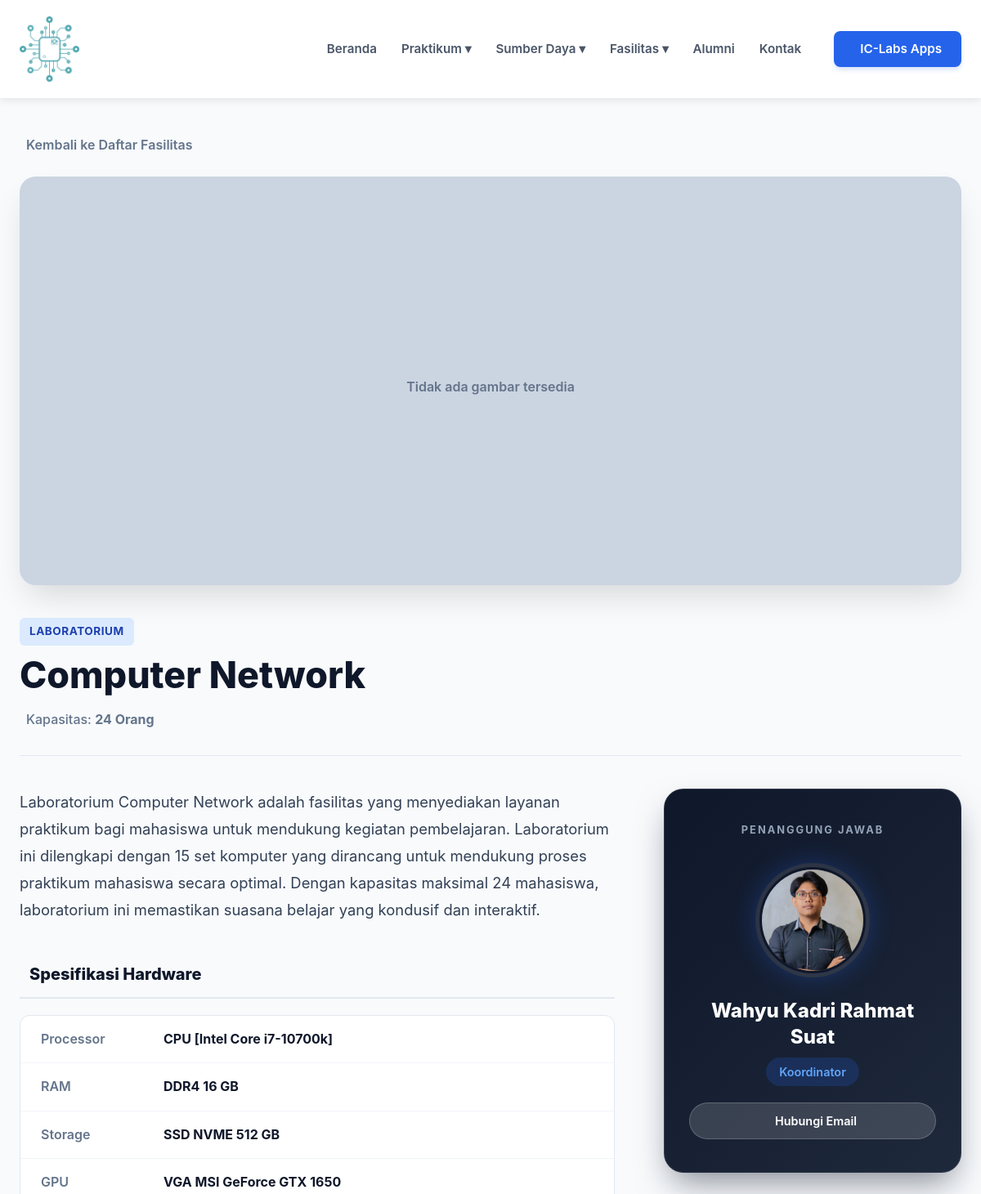
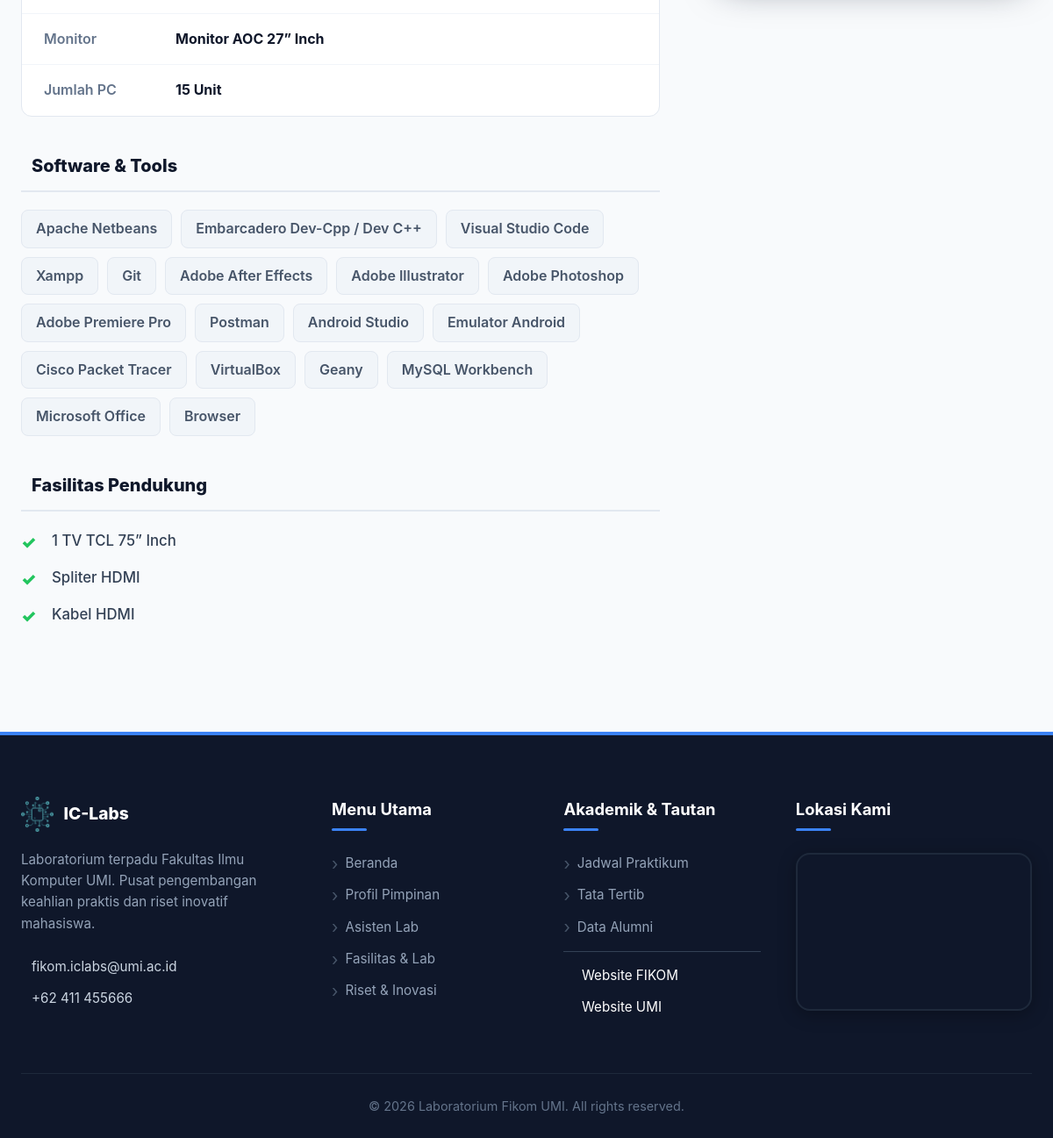
Page /public/detail_fasilitas/25 on the committed database (2 pictures, top to bottom).
### tables this page shows
CREATE TABLE `laboratorium` (
  `idLaboratorium` int(11) NOT NULL,
  `nama` varchar(100) NOT NULL,
  `jenis` enum('Laboratorium','Riset') DEFAULT 'Laboratorium',
  `idKordinatorAsisten` int(11) DEFAULT NULL,
  `deskripsi` text DEFAULT NULL,
  `gambar` varchar(255) DEFAULT NULL,
  `jumlahPc` int(11) DEFAULT NULL,
  `jumlahKursi` int(11) DEFAULT NULL,
  `lokasi` varchar(255) DEFAULT NULL,
  `kapasitas` int(11) DEFAULT 0,
  `processor` varchar(255) DEFAULT NULL,
  `ram` varchar(100) DEFAULT NULL,
  `storage` varchar(100) DEFAULT NULL,
  `gpu` varchar(255) DEFAULT NULL,
  `monitor` varchar(255) DEFAULT NULL,
  `software` text DEFAULT NULL,
  `fasilitas_pendukung` text DEFAULT NULL,
  `koordinator_nama` varchar(255) DEFAULT NULL,
  `koordinator_foto` varchar(255) DEFAULT NULL
);

CREATE TABLE `asisten` (
  `idAsisten` int(11) NOT NULL,
  `nama` varchar(100) NOT NULL,
  `jurusan` varchar(100) DEFAULT NULL,
  `jabatan` varchar(100) DEFAULT NULL,
  `kategori` varchar(50) DEFAULT NULL,
  `lab` varchar(100) DEFAULT NULL,
  `spesialisasi` varchar(255) DEFAULT NULL,
  `bio` text DEFAULT NULL,
  `skills` text DEFAULT NULL,
  `email` varchar(100) DEFAULT NULL,
  `foto` varchar(255) DEFAULT NULL,
  `statusAktif` varchar(20) DEFAULT 'Asisten',
  `isKoordinator` tinyint(1) DEFAULT 0,
  `urutanTampilan` int(11) DEFAULT 0
);

### app/views/fasilitas/detail.php (the view, shortened to what this page needs)
<?php
global $pdo;
$lab = null;
$gallery = [];
$id_lab = 0;
if (isset($data['id'])) {
    $id_lab = $data['id'];
} elseif (isset($_GET['id'])) {
    $id_lab = $_GET['id'];
} else {
    $path = parse_url($_SERVER['REQUEST_URI'], PHP_URL_PATH);
    $segments = explode('/', trim($path, '/'));
    $lastSegment = end($segments);
    if (is_numeric($lastSegment)) $id_lab = $lastSegment;
}
if ($id_lab > 0) {
    try {
        $query = "SELECT l.*, a.email as email_koordinator, a.nama as nama_asisten, a.foto as foto_asisten
                  FROM laboratorium l
                  LEFT JOIN asisten a ON l.idKordinatorAsisten = a.idAsisten
                  WHERE l.idLaboratorium = ?";
        $stmt = $pdo->prepare($query);
        $stmt->execute([$id_lab]);
        $lab = $stmt->fetch(PDO::FETCH_ASSOC);
    } catch (Exception $e) {}
}
if ($lab) {
    $hardwareData = [
        'Processor' => $lab['processor'],
        'RAM'       => $lab['ram'],
        'Storage'   => $lab['storage'],
        'GPU'       => $lab['gpu'],
        'Monitor'   => $lab['monitor'],
        'Jumlah PC' => $lab['jumlahPc'] ? $lab['jumlahPc'] . ' Unit' : null,
    ];
    $hardwareData = array_filter($hardwareData, fn($value) => !empty($value));
    $softwareList  = !empty($lab['software']) ? array_map('trim', explode(',', $lab['software'])) : [];
    $pendukungList = !empty($lab['fasilitas_pendukung']) ? array_map('trim', explode(',', $lab['fasilitas_pendukung'])) : [];
    $coordName = !empty($lab['koordinator_nama']) ? $lab['koordinator_nama'] : ($lab['nama_asisten'] ?? 'Koordinator Lab');
    $coordEmail = $lab['email_koordinator'] ?? null;
    $initials = '';
    foreach (explode(' ', $coordName) as $part) {
        if (ctype_alpha($part[0])) $initials .= strtoupper($part[0]);
        if (strlen($initials) >= 2) break;
    }
    $backLink = ($lab['jenis'] === 'Riset') ? PUBLIC_URL . '/riset' : PUBLIC_URL . '/laboratorium';
}
?>
<section class="fasilitas-section">
    <div class="container">
        <?php if ($lab) : ?>
            <a href="<?= $backLink ?>" class="btn-back">
                <i class="ri-arrow-left-line"></i> Kembali ke Daftar Fasilitas
            </a>
            <div class="slider-container" id="labSlider">
                <?php if (!empty($gallery)) : ?>
                    <div class="slider-track" id="sliderTrack">
                        <?php foreach ($gallery as $index => $img) : ?>
                            <div class="slide-item">
                                <img src="<?= $img['src'] ?>" alt="Slide <?= $index + 1 ?>">
                                <?php if(!empty($img['desc'])): ?>
                                    <div class="slide-overlay"><?= htmlspecialchars($img['desc']) ?></div>
                                <?php endif; ?>
                            </div>
                        <?php endforeach; ?>
                    </div>
                    <?php if (count($gallery) > 1) : ?>
                        <button class="slider-btn prev-btn" onclick="window.moveSlide(-1)"><i class="ri-arrow-left-s-line"></i></button>
                        <button class="slider-btn next-btn" onclick="window.moveSlide(1)"><i class="ri-arrow-right-s-line"></i></button>
                        <div class="slider-dots">
                            <?php foreach ($gallery as $index => $img) : ?>
                                <div class="dot <?= $index === 0 ? 'active' : '' ?>" onclick="window.goToSlide(<?= $index ?>)"></div>
                            <?php endforeach; ?>
                        </div>
                    <?php endif; ?>
                <?php else : ?>
                    <div class="no-image-placeholder">
                        <p style="margin-top:15px; font-weight:600;">Tidak ada gambar tersedia</p>
                    </div>
                <?php endif; ?>
            </div>
            <div class="main-info-header">
                <span class="badge-type"><?= htmlspecialchars($lab['jenis']) ?></span>
                <h1 class="main-title"><?= htmlspecialchars($lab['nama']) ?></h1>
                <div class="meta-info-row">
                    <div class="meta-item-detail">
                        <span>Kapasitas: <b><?= $lab['kapasitas'] ?> Orang</b></span>
                    </div>
                </div>
            </div>
            <div class="detail-bottom-split">
                <div class="left-details">
                    <div class="description">
                        <?= nl2br(htmlspecialchars($lab['deskripsi'] ?? 'Deskripsi belum tersedia.')) ?>
                    </div>
                    <?php if (!empty($hardwareData)) : ?>
                    <div class="spec-group">
                        <h3><i class="ri-cpu-line"></i> Spesifikasi Hardware</h3>
                        <div class="spec-list">
                            <?php foreach($hardwareData as $label => $val): ?>
                            <div class="spec-item">
                                <span class="spec-label"><?= $label ?></span>
                                <span class="spec-value"><?= htmlspecialchars($val) ?></span>
                            </div>
                            <?php endforeach; ?>
                        </div>
                    </div>
                    <?php endif; ?>
                    <?php if (!empty($softwareList)) : ?>
                    <div class="spec-group">
                        <h3><i class="ri-code-box-line"></i> Software & Tools</h3>
                        <div class="software-tags">
                            <?php foreach($softwareList as $sw): ?>
                                <span class="sw-tag"><?= htmlspecialchars($sw) ?></span>
                            <?php endforeach; ?>
                        </div>
                    </div>
                    <?php endif; ?>
                    <?php if (!empty($pendukungList)) : ?>
                    <div class="spec-group">
                        <h3><i class="ri-shield-star-line"></i> Fasilitas Pendukung</h3>
                        <ul class="facility-list">
                            <?php foreach($pendukungList as $p): ?>
                                <li><?= htmlspecialchars($p) ?></li>
                            <?php endforeach; ?>
                        </ul>
                    </div>
                    <?php endif; ?>
                </div>
                <div class="right-sidebar">
                    <div class="coord-card-premium">
                        <span class="coord-label-top">PENANGGUNG JAWAB</span>
                        <div class="coord-photo-frame">
                            <?php
                                $fotoKoord = null;
                                if (!empty($lab['koordinator_foto']) && file_exists(ROOT_PROJECT.'/public/assets/uploads/'.$lab['koordinator_foto'])) {
                                    $fotoKoord = ASSETS_URL . '/assets/uploads/' . $lab['koordinator_foto'];
                                } elseif (!empty($lab['foto_asisten']) && file_exists(ROOT_PROJECT.'/public/assets/uploads/'.$lab['foto_asisten'])) {
                                    $fotoKoord = ASSETS_URL . '/assets/uploads/' . $lab['foto_asisten'];
                                }
                                if ($fotoKoord):
                            ?>
                                <img src="<?= $fotoKoord ?>" class="coord-img-circle" alt="Foto Koordinator" loading="lazy">
                            <?php else: ?>
                                <div class="coord-avatar-circle"><?= $initials ?></div>
                            <?php endif; ?>
                        </div>
                        <div class="coord-name-large">
                            <?= htmlspecialchars($coordName) ?>
                        </div>
                        <span class="coord-role-badge">Koordinator</span>
                        <?php if ($coordEmail): ?>
                            <a href="mailto:<?= htmlspecialchars($coordEmail) ?>" class="coord-contact-btn">
                                <i class="ri-mail-send-line"></i> Hubungi Email
                            </a>
                        <?php else: ?>
                            <a href="#" class="coord-contact-btn" style="opacity:0.6; cursor:not-allowed;">
                                <i class="ri-mail-forbid-line"></i> Email Tidak Tersedia
                            </a>
                        <?php endif; ?>
                    </div>
                </div>
            </div>
        <?php endif; ?>
    </div>
</section>

### public/css/variables.css (style rules this page uses)
:root { --primary-navy: #1e3a8a; --primary-blue: #2563eb; --hover-blue: #1e40af; --bg-light: #f8fbff; --bg-white: #ffffff; --bg-soft: #eff6ff; --text-dark: #1a202c; --text-grey: #4a5568; --text-light: #dbeafe; --border-color: #e2e8f0; --border-blue: #eff6ff; --shadow-soft: 0 4px 12px rgba(30, 58, 138, 0.05); --container-width: 1280px; --font-main: 'Inter', 'Segoe UI', sans-serif; --radius-card: 15px; --radius-btn: 50px; }

### public/css/style.css (style rules this page uses)
* { margin: 0; padding: 0; box-sizing: border-box; font-family: "Inter", "Segoe UI", sans-serif; }
body { background-color: #f8fbff; color: #1a202c; line-height: 1.6; padding-top: 80px; }
html, body { max-width: 100%; overflow-x: hidden; }
.container { width: 100%; max-width: 1200px; margin: 0 auto; padding: 0 24px; }
h1, h2, h3, h4 { color: #1e3a8a; font-weight: 800; }
a { text-decoration: none; transition: 0.3s ease; }
img { max-width: 100%; display: block; }

### rows in the picture
laboratorium: jenis "LABORATORIUM", nama "Computer Network", kapasitas "24", deskripsi "Laboratorium Computer Network adalah fasilitas yang menyediakan layanan praktikum bagi mahasiswa untuk mendukung kegiatan pembelajaran. Laboratorium ini dilengkapi dengan 15 set komputer yang dirancang untuk mendukung proses praktikum mahasiswa secara optimal. Dengan kapasitas maksimal 24 mahasiswa, laboratorium ini memastikan suasana belajar yang kondusif dan interaktif.", processor "CPU [Intel Core i7-10700k]", ram "DDR4 16 GB", storage "SSD NVME 512 GB", gpu "VGA MSI GeForce GTX 1650", monitor "Monitor AOC 27” Inch", software "Apache Netbeans", software "Embarcadero Dev-Cpp / Dev C++", software "Visual Studio Code", software "Xampp", software "Git", software "Adobe After Effects", software "Adobe Illustrator", software "Adobe Photoshop", software "Adobe Premiere Pro", software "Postman", software "Android Studio", software "Emulator Android", software "Cisco Packet Tracer", software "VirtualBox", software "Geany", software "MySQL Workbench", software "Microsoft Office", software "Browser", fasilitas_pendukung "1 TV TCL 75” Inch", fasilitas_pendukung "Spliter HDMI", fasilitas_pendukung "Kabel HDMI", idKordinatorAsisten.foto (picture), idKordinatorAsisten.nama "Wahyu Kadri Rahmat Suat"

### other values in the picture
$label "Processor"
$label "RAM"
$label "Storage"
$label "GPU"
$label "Monitor"
$label "Jumlah PC"
$val "15 Unit"
